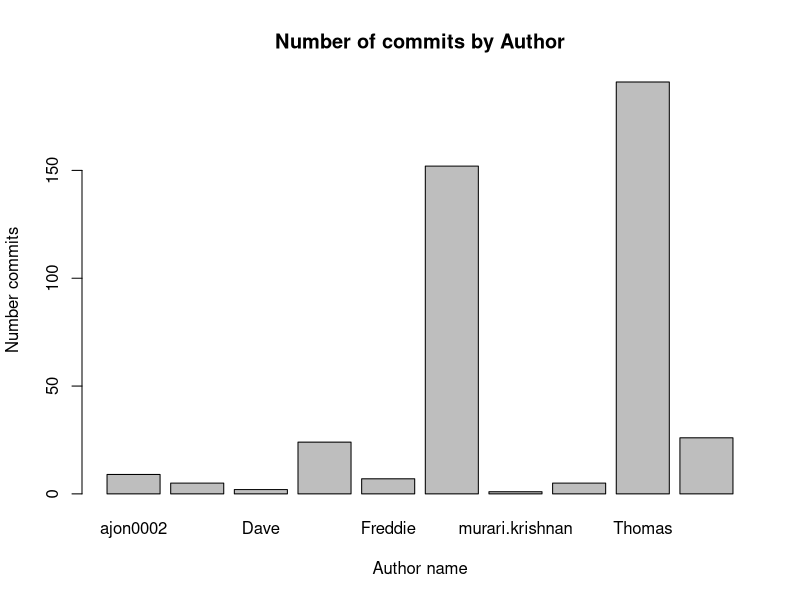

Here is the R script that generated this plot: (Note: this script raises an error after producing the figure.)
#Locate the correct working directory
setwd("C:/Users/bankhawk_9/Desktop/DRCA4")

#read in the Commits file
data <- read.csv('Commits.csv', header=TRUE, sep = ",")

#replace values from authors column to make Authors graph more readable
data$Author <- factor(gsub("/OU=Domain Control Validated/CN=svn.company.net", "Domain Control Validated", data$Author))

#plot the 3 graphs and set the graph and axes titles 
plot(data[1], type="l", main = paste("Number of commits by", colnames(data)[1]), xlab = "Author name", ylab = "Number commits")

plot(data[2], type="l", main = paste("Number of commits by", colnames(data)[2]), xlab = "Date", ylab = "Number commits")

plot(data[3], type="l", main = paste("Number of commits by", colnames(data)[3]), xlab = "Day", ylab = "Number commits")